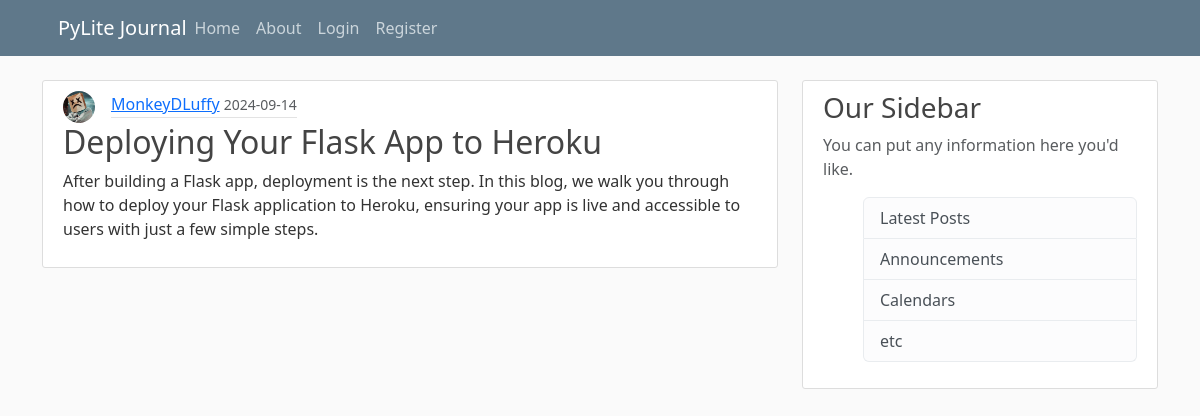
Screenshot of /post/26 with the database file from the repository.
### flask_blog/models.py (models this page shows, shortened)
class User(db.Model, UserMixin):
  id = db.Column(db.Integer, primary_key=True)
  username = db.Column(db.String(20), unique=True, nullable=False)
  email = db.Column(db.String(120), unique=True, nullable=False)
  image_file = db.Column(db.String(20), nullable=False, default='default.jpg')
  password = db.Column(db.String(60), nullable=False)
  posts = db.relationship('Post', backref='author', lazy=True)

class Post(db.Model):
  id = db.Column(db.Integer, primary_key=True)
  title = db.Column(db.String(100), nullable=False)
  date = db.Column(db.DateTime, nullable=False, default=datetime.now)
  content = db.Column(db.Text, nullable=False)
  user_id = db.Column(db.Integer, db.ForeignKey('user.id'), nullable=False)

### flask_blog/routes.py (the view)
@app.route('/post/<int:post_id>', methods=['GET', 'POST'])
def post(post_id):
  post = Post.query.get_or_404(post_id)
  return render_template('post.html', title=post.title, post=post)

### flask_blog/templates/post.html (shortened to what this page needs)
{% extends "layout.html" %}
{% block content %}
  <article class="media content-section">
    <div class="media-body">
      <div style="display: flex; align-items: center;">
        <img class="rounded-circle article-img"
          src="{{ url_for('static', filename='profile_pictures/' + post.author.image_file) }}" alt=""
          style="width: 2rem; height: 2rem;">
        <div class="article-metadata">
          <a class="mr-2" href="#">{{ post.author.username }}</a>
          <small class="text-muted">{{ post.date.strftime('%Y-%m-%d') }}</small>
        </div>
      </div>
      <h2 class="article-title">{{ post.title }}</h2>
      <p class="article-content">{{ post.content }}</p>
    </div>
  </article>
{% endblock content %}

### flask_blog/static/main.css (style rules this page uses)
body { background: #fafafa; color: #333333; margin-top: 5rem; }
h1, h2, h3, h4, h5, h6 { color: #444444; }
.content-section { background: #ffffff; padding: 10px 20px; border: 1px solid #dddddd; border-radius: 3px; margin-bottom: 20px; }
.article-title { color: #444444; }
.article-content { white-space: pre-line; }
.article-img { height: 65px; width: 65px; margin-right: 16px; }
.article-metadata { padding-bottom: 1px; margin-bottom: 4px; border-bottom: 1px solid #e3e3e3 }

### rows the page displays
User: image_file (picture), author.username "MonkeyDLuffy"
Post: date "2024-09-14", title "Deploying Your Flask App to Heroku", content "After building a Flask app, deployment is the next step. In this blog, we walk you through how to deploy your Flask application to Heroku, ensuring your app is live and accessible to users with just a few simple steps."
